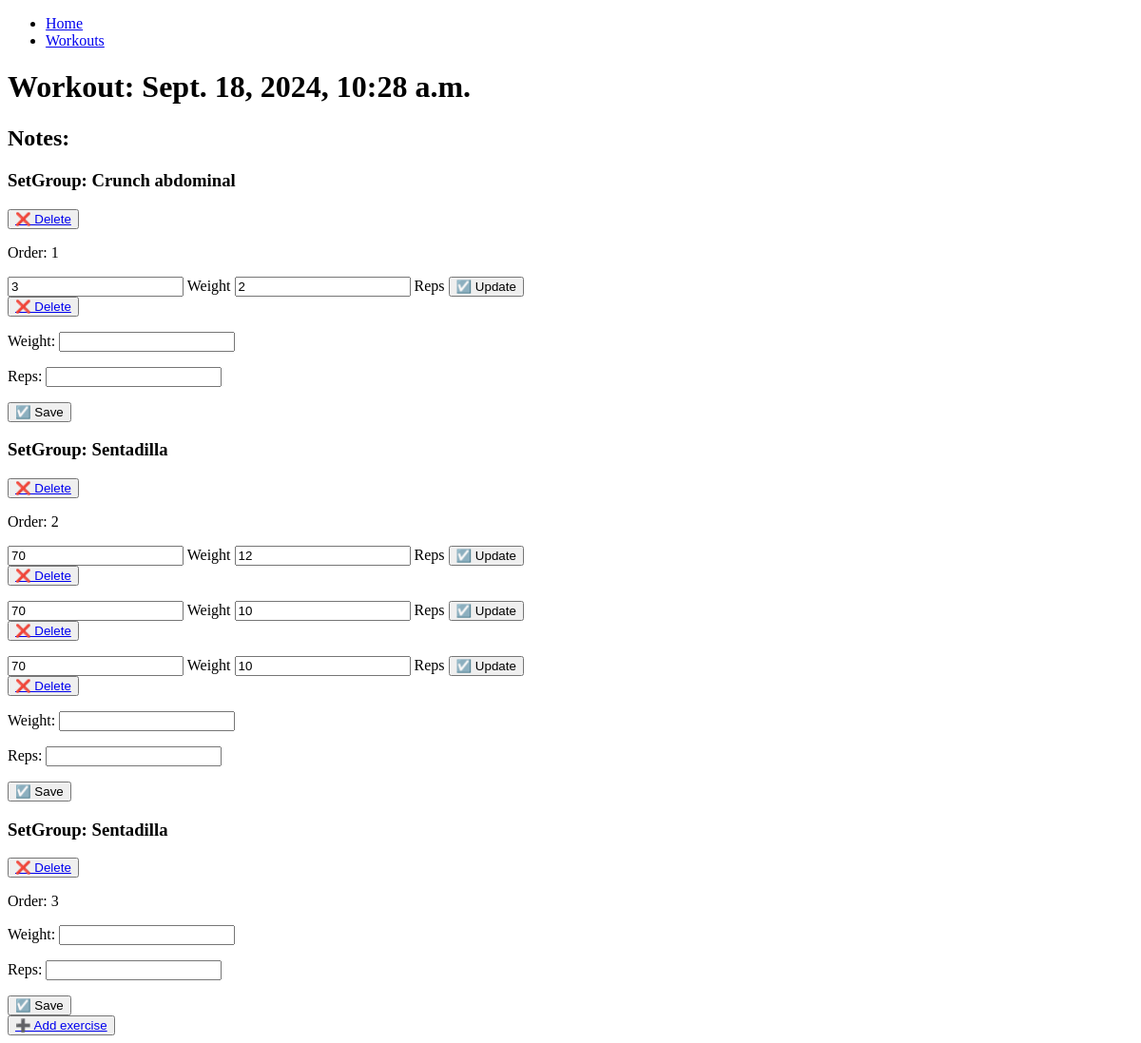
The app's page /workouts/1, older data.
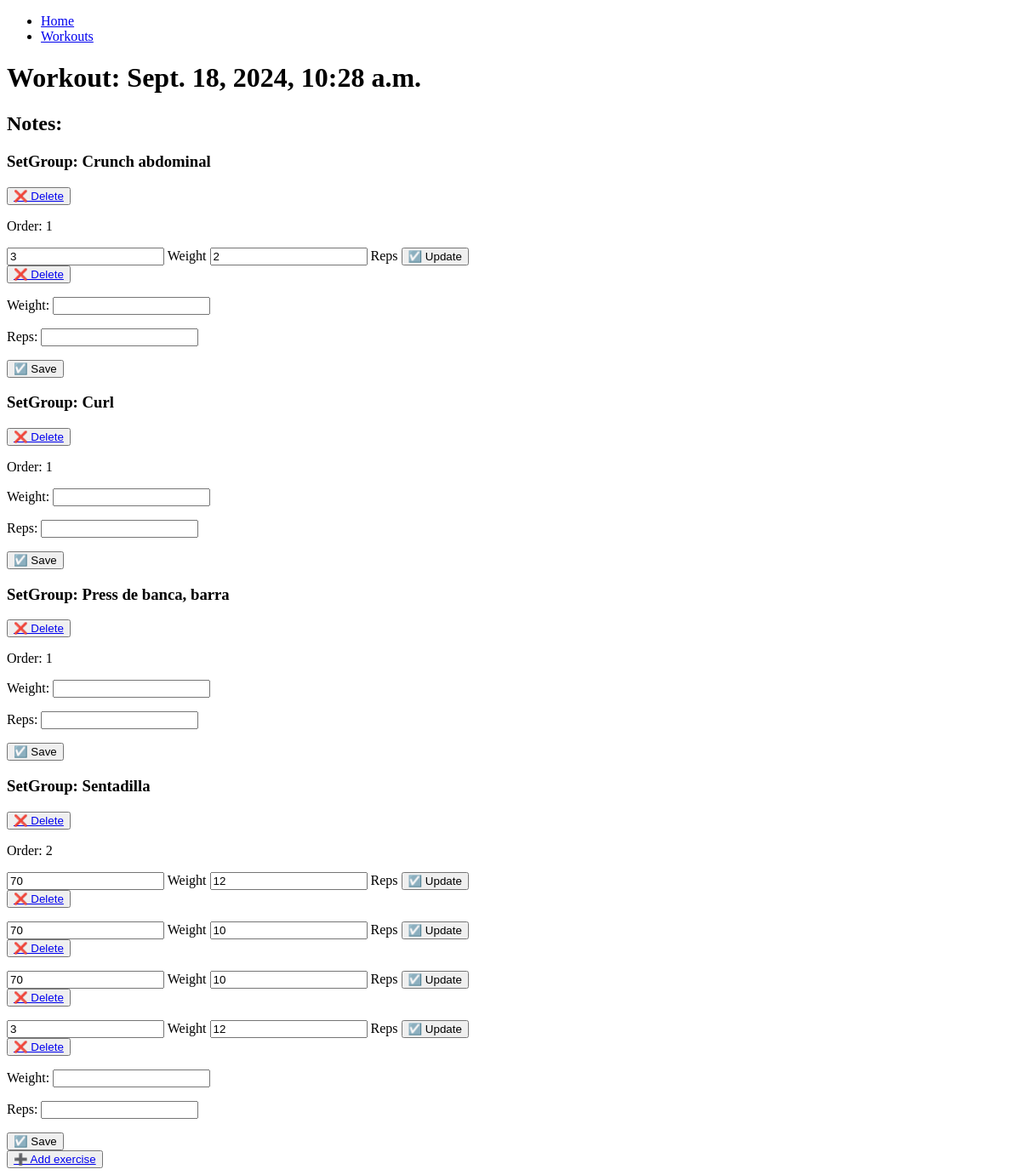
The same page, newer data.
### myapp/models.py (models this page shows, shortened)
class workout(models.Model):
    user = models.ForeignKey(User, on_delete=models.CASCADE)
    notes = models.TextField(max_length=200, blank=True, null=True)
    created_at = models.DateTimeField(default=datetime.now)

class setgroup(models.Model):
    workout = models.ForeignKey('workout', on_delete=models.CASCADE)
    exercise = models.ForeignKey('exercise', on_delete=models.DO_NOTHING)
    superset = models.ForeignKey('superset', on_delete=models.DO_NOTHING, blank=True, null=True)
    order = models.IntegerField(default=1)
    notes = models.TextField(max_length=200, blank=True, null=True)
    class Meta:
        unique_together = ['workout', 'exercise']
        ordering = ['order']

class exercise(models.Model):
    WEIGHT_REPS = 'W_R'
    DISTANCE_TIME = 'D_T'
    WEIGHT_DISTANCE = 'W_D'
    WEIGHT_TIME = 'W_T'
    REPS_DISTANCE = 'R_D'
    REPS_TIME = 'R_T'
    WEIGHT = 'W'
    REPS = 'R'
    DISTANCE = 'D'
    TIME = 'T'
    EXERCISE_TYPE_CHOICES = (
        (WEIGHT_REPS, 'Weight and Reps'),
        (DISTANCE_TIME, 'Distance and Time'),
        (WEIGHT_DISTANCE, 'Weight and Distance'),
        (WEIGHT_TIME, 'Weight and Time'),
        (REPS_DISTANCE, 'Reps and Distance'),
        (REPS_TIME, 'Reps and Time'),
        (WEIGHT, 'Weight'),
        (REPS, 'Reps'),
        (DISTANCE, 'Distance'),
        (TIME, 'Time'),
    )
    muscle = models.ManyToManyField('muscle')
    name = models.CharField(unique=True, max_length=100)
    description = models.TextField(max_length=200, blank=True, null=True)
    type = models.CharField(max_length=3, choices=EXERCISE_TYPE_CHOICES, default=WEIGHT_REPS)
    active = models.BooleanField(default=True)

class set(models.Model):
    setgroup = models.ForeignKey('setgroup', on_delete=models.CASCADE, blank=True, null=True)
    reps = models.IntegerField(blank=True, null=True)
    weight = models.IntegerField(blank=True, null=True)
    time = models.IntegerField(blank=True, null=True)
    distance = models.FloatField(blank=True, null=True)
    rir = models.IntegerField(default=1)
    notes = models.TextField(max_length=200, blank=True, null=True)
    date = models.DateField(auto_now_add=True)

### myapp/views.py (the view)
# urls.py: path('workouts/<int:id>', views.workout_detail, name='workout_detail'),
def workout_detail(request, id):
    if request.method == 'POST':
        if 'save_set' in request.POST:
            set.objects.create(
                setgroup_id=request.POST['setgroup_id'], reps=request.POST['reps'], weight=request.POST['weight']
            )
        elif 'update_set' in request.POST:
            print(request.POST)
            set_obj = get_object_or_404(set, id=request.POST['set_id'])
            set_obj.reps = request.POST['reps']
            set_obj.weight = request.POST['weight']
            set_obj.save()
        return redirect('workout_detail', id)
    elif request.method == 'GET':
        workout_object = workout.objects.get(id=id)
        return render(request, 'workouts/detail.html', {
            'workout': workout_object,
            'set_form': CreateSetForm()
        })

### myapp/forms.py
class CreateSetForm(forms.ModelForm):
    class Meta:
        model = set
        fields = ['weight', 'reps']
    def __init__(self, *args, **kwargs):
        super().__init__(*args, **kwargs)
        for field in self.fields.values():
            field.required = True

### myapp/templates/workouts/detail.html (shortened to what this page needs)
{% extends 'layouts/base.html' %}
{% block content %}
<h1>Workout: {{workout.created_at}}</h1>
<h2>Notes: {{workout.notes}}</h2>
{% for setgroup in workout.setgroup_set.all %}
<h3>SetGroup: {{setgroup.exercise.name}}</h3>
<button><a href="{% url 'setgroup_delete' setgroup.id %}">❌ Delete</a></button>
<p>Order: {{setgroup.order}}</p>
{% for set in setgroup.set_set.all %}
<p>
<form method="post">
    <input type="num" name="weight" value="{{set.weight}}">
    <label for="weight">Weight</label>
    <input type="num" name="reps" value="{{set.reps}}">
    <label for="reps">Reps</label>
    <button name="update_set" type="submit">☑️ Update</a></button>
</form>
<button><a href="{% url 'set_delete' workout.id set.id %}">❌ Delete </a></a></button>
</p>
{% endfor %}
<form method="post">
    {{ set_form.as_p }}
    <button name="save_set" type="submit">☑️ Save </button>
</form>
{% endfor %}
<button><a href="{% url 'create_setgroup' workout.id %}">➕ Add exercise</a></button>
{% endblock content %}

### myapp/templates/layouts/base.html (shortened to what this page needs)
{% load static %}
<!DOCTYPE html>
<html lang="en">
<head>
</head>
<body>
  <nav>
    <ul>
      <li><a href="{% url 'index' %}">Home</a></li>
      <li><a href="{% url 'workouts' %}">Workouts</a></li>
    </ul>
  </nav>
  {% block content %}
  {% endblock content %}
</body>
</html>

Row changes from the older to the newer data that the page shows:
removed setgroup: exercise.name "Sentadilla", order "3"
added setgroup: exercise.name "Curl", order "1"
added setgroup: exercise.name "Press de banca, barra", order "1"
added set: weight "3", reps "12", shown under setgroup "Sentadilla"
